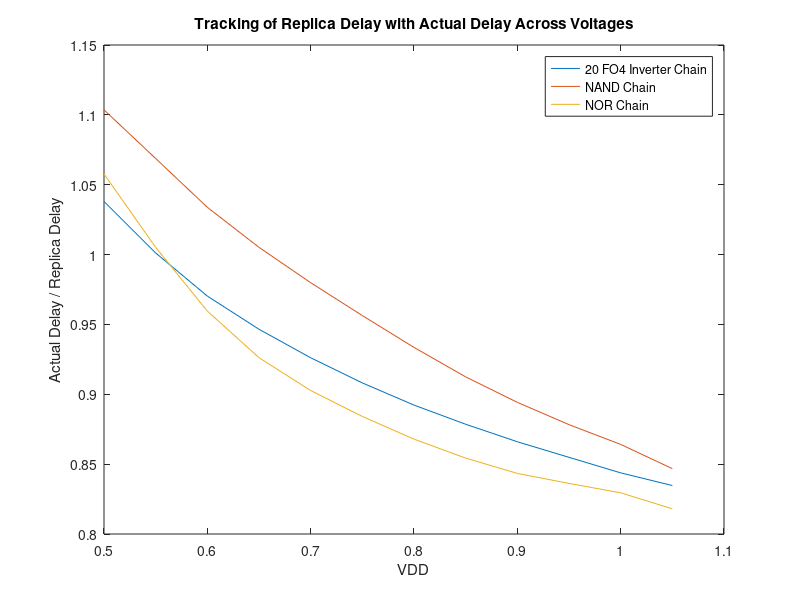

Write the MATLAB code that produced this figure.
%% problem 1b - variation of delays across voltages (replica tracking)
delay_data = [];
delay_file = fopen('data.txt');
tline = fgets(delay_file);
while ischar(tline)
    line_split = strsplit(tline);
    line_size = size(line_split);
    if (line_size(2) == 8)
        delay_data = cat(1, delay_data, line_split(3:7));
    end
    tline = fgets(delay_file);
end
fclose(delay_file);

vdd = str2double(delay_data(:,5));
replica_delay = str2double(delay_data(:,4)) / 1e-9;
nor_delay = str2double(delay_data(:,3)) / 1e-9;
nand_delay = str2double(delay_data(:,2)) / 1e-9;
inv_delay = str2double(delay_data(:,1)) / 1e-9;

plot(vdd, inv_delay ./ replica_delay);
hold on;
plot(vdd, nand_delay ./ replica_delay);
plot(vdd, nor_delay ./ replica_delay);
xlabel('VDD');
ylabel('Actual Delay / Replica Delay');
title('Tracking of Replica Delay with Actual Delay Across Voltages');
legend('20 FO4 Inverter Chain', 'NAND Chain', 'NOR Chain');